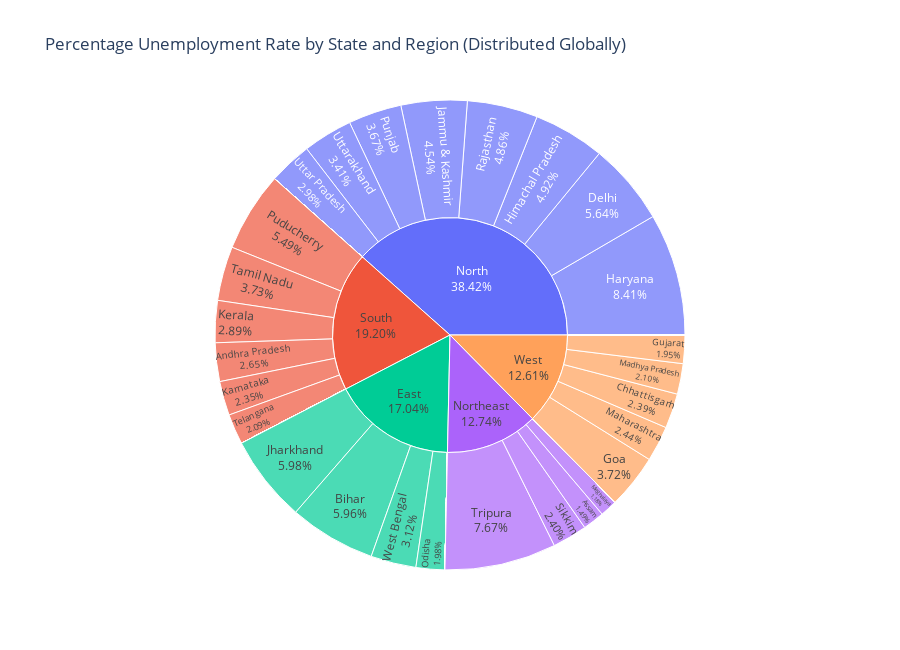

The code cell stored with this chart in its notebook:
### Code cell
import pandas as pd
import plotly.express as px

# Calculate the total unemployment rate across all regions
total_unemployment = df['Unemployment Rate'].sum()

# Calculate the percentage contribution for each state (relative to the total unemployment)
df['Unemployment Rate (%)'] = (df['Unemployment Rate'] / total_unemployment) * 100

# Prepare data for the Sunburst chart
unemployment = df[["state", "region", "Unemployment Rate (%)"]]

# Create the Sunburst chart
fig = px.sunburst(unemployment, path=['region', 'state'], values='Unemployment Rate (%)',
                  title='Percentage Unemployment Rate by State and Region (Distributed Globally)', height=650)

# Display percentages in the chart
fig.update_traces(texttemplate='%{label}<br>%{value:.2f}%')
fig.show()

### Figure 1 — Plotly figure (JSON) as saved in the notebook; plotly's stock layout.template omitted (floating-point values rounded to 4 significant figures; data arrays with more than 128 entries replaced by an {"elided": "..."} marker saying what was removed)
{"data": [{"branchvalues": "total", "domain": {"x": [0, 1], "y": [0, 1]}, "hovertemplate": "labels=%{label}<br>Unemployment Rate (%)=%{value}<br>parent=%{parent}<br>id=%{id}<extra></extra>", "ids": {"elided": "140 str values"}, "labels": {"elided": "140 str values"}, "name": "", "parents": {"elided": "140 str values"}, "texttemplate": "%{label}<br>%{value:.2f}%", "type": "sunburst", "values": {"elided": "140 float values"}}], "layout": {"height": 650, "legend": {"tracegroupgap": 0}, "title": {"text": "Percentage Unemployment Rate by State and Region (Distributed Globally)"}}}
